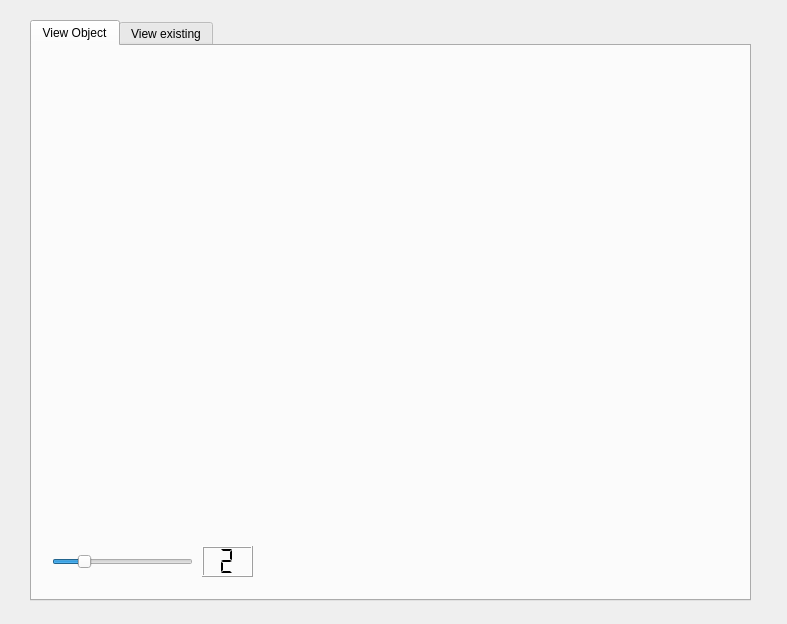
<?xml version="1.0" encoding="UTF-8"?>
<ui version="4.0">
 <class>PCLApp</class>
 <widget class="QMainWindow" name="PCLApp">
  <property name="geometry">
   <rect>
    <x>0</x>
    <y>0</y>
    <width>787</width>
    <height>624</height>
   </rect>
  </property>
  <property name="minimumSize">
   <size>
    <width>0</width>
    <height>0</height>
   </size>
  </property>
  <property name="maximumSize">
   <size>
    <width>5000</width>
    <height>5000</height>
   </size>
  </property>
  <property name="windowTitle">
   <string>PCLApp</string>
  </property>
  <widget class="QWidget" name="centralwidget">
   <widget class="QTabWidget" name="tabWidget">
    <property name="geometry">
     <rect>
      <x>30</x>
      <y>20</y>
      <width>721</width>
      <height>581</height>
     </rect>
    </property>
    <property name="currentIndex">
     <number>0</number>
    </property>
    <widget class="QWidget" name="tab">
     <attribute name="title">
      <string>View Object</string>
     </attribute>
     <widget class="QSlider" name="horizontalSlider_p">
      <property name="geometry">
       <rect>
        <x>20</x>
        <y>500</y>
        <width>141</width>
        <height>31</height>
       </rect>
      </property>
      <property name="minimum">
       <number>1</number>
      </property>
      <property name="maximum">
       <number>6</number>
      </property>
      <property name="value">
       <number>2</number>
      </property>
      <property name="orientation">
       <enum>Qt::Horizontal</enum>
      </property>
     </widget>
     <widget class="QLCDNumber" name="lcdNumber_p">
      <property name="geometry">
       <rect>
        <x>170</x>
        <y>500</y>
        <width>51</width>
        <height>31</height>
       </rect>
      </property>
      <property name="digitCount">
       <number>1</number>
      </property>
      <property name="segmentStyle">
       <enum>QLCDNumber::Flat</enum>
      </property>
      <property name="intValue" stdset="0">
       <number>2</number>
      </property>
     </widget>
     <widget class="QPushButton" name="pushButton_save">
      <property name="geometry">
       <rect>
        <x>630</x>
        <y>500</y>
        <width>81</width>
        <height>31</height>
       </rect>
      </property>
      <property name="mouseTracking">
       <bool>true</bool>
      </property>
      <property name="toolTip">
       <string>Save frame to  PCD file</string>
      </property>
      <property name="toolTipDuration">
       <number>-1</number>
      </property>
      <property name="text">
       <string/>
      </property>
      <property name="icon">
       <iconset>
        <normaloff>../icons/save.png</normaloff>../icons/save.png</iconset>
      </property>
      <property name="iconSize">
       <size>
        <width>30</width>
        <height>30</height>
       </size>
      </property>
      <property name="autoDefault">
       <bool>false</bool>
      </property>
      <property name="default">
       <bool>false</bool>
      </property>
      <property name="flat">
       <bool>true</bool>
      </property>
     </widget>
     <widget class="QVTKWidget" name="qvtkWidget" native="true">
      <property name="geometry">
       <rect>
        <x>30</x>
        <y>30</y>
        <width>651</width>
        <height>451</height>
       </rect>
      </property>
     </widget>
    </widget>
    <widget class="QWidget" name="tab_2">
     <attribute name="title">
      <string>View existing</string>
     </attribute>
     <widget class="QPushButton" name="pushButton_load">
      <property name="geometry">
       <rect>
        <x>20</x>
        <y>490</y>
        <width>51</width>
        <height>41</height>
       </rect>
      </property>
      <property name="toolTip">
       <string>Load PCD file</string>
      </property>
      <property name="toolTipDuration">
       <number>-1</number>
      </property>
      <property name="text">
       <string/>
      </property>
      <property name="icon">
       <iconset>
        <normaloff>../icons/import.png</normaloff>../icons/import.png</iconset>
      </property>
      <property name="iconSize">
       <size>
        <width>30</width>
        <height>30</height>
       </size>
      </property>
      <property name="flat">
       <bool>true</bool>
      </property>
     </widget>
     <widget class="QVTKWidget" name="qvtkWidget_2" native="true">
      <property name="geometry">
       <rect>
        <x>30</x>
        <y>30</y>
        <width>551</width>
        <height>461</height>
       </rect>
      </property>
     </widget>
    </widget>
   </widget>
  </widget>
 </widget>
 <customwidgets>
  <customwidget>
   <class>QVTKWidget</class>
   <extends>QWidget</extends>
   <header>QVTKWidget.h</header>
  </customwidget>
 </customwidgets>
 <resources/>
 <connections>
  <connection>
   <sender>horizontalSlider_p</sender>
   <signal>sliderMoved(int)</signal>
   <receiver>lcdNumber_p</receiver>
   <slot>display(int)</slot>
   <hints>
    <hint type="sourcelabel">
     <x>136</x>
     <y>352</y>
    </hint>
    <hint type="destinationlabel">
     <x>253</x>
     <y>342</y>
    </hint>
   </hints>
  </connection>
 </connections>
</ui>
